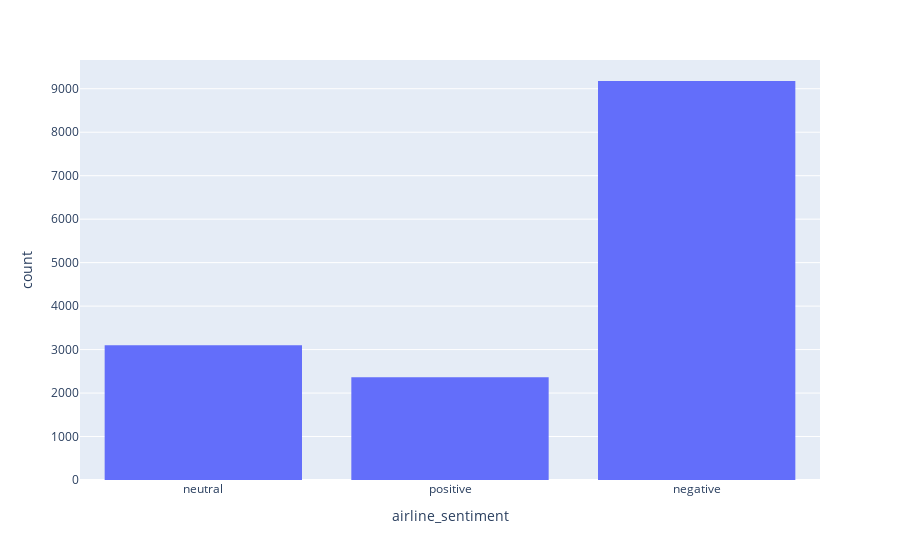

The notebook cell saved with this chart:
### Code cell
fig = px.histogram(df, x="airline_sentiment")
# fig.update_traces(marker_color="indianred",
#                   marker_line_width=1.5)
# fig.update_layout(title_text='Product Sentiment')
fig.show()

### Figure 1 — Plotly figure (JSON) as saved in the notebook; plotly's stock layout.template omitted (floating-point values rounded to 4 significant figures; data arrays with more than 128 entries replaced by an {"elided": "..."} marker saying what was removed)
{"data": [{"alignmentgroup": "True", "bingroup": "x", "hovertemplate": "airline_sentiment=%{x}<br>count=%{y}<extra></extra>", "legendgroup": "", "marker": {"color": "#636efa", "pattern": {"shape": ""}}, "name": "", "offsetgroup": "", "orientation": "v", "showlegend": false, "x": {"elided": "14640 str values"}, "xaxis": "x", "yaxis": "y", "type": "histogram"}], "layout": {"xaxis": {"anchor": "y", "domain": [0, 1], "title": {"text": "airline_sentiment"}}, "yaxis": {"anchor": "x", "domain": [0, 1], "title": {"text": "count"}}, "legend": {"tracegroupgap": 0}, "margin": {"t": 60}, "barmode": "relative"}}
